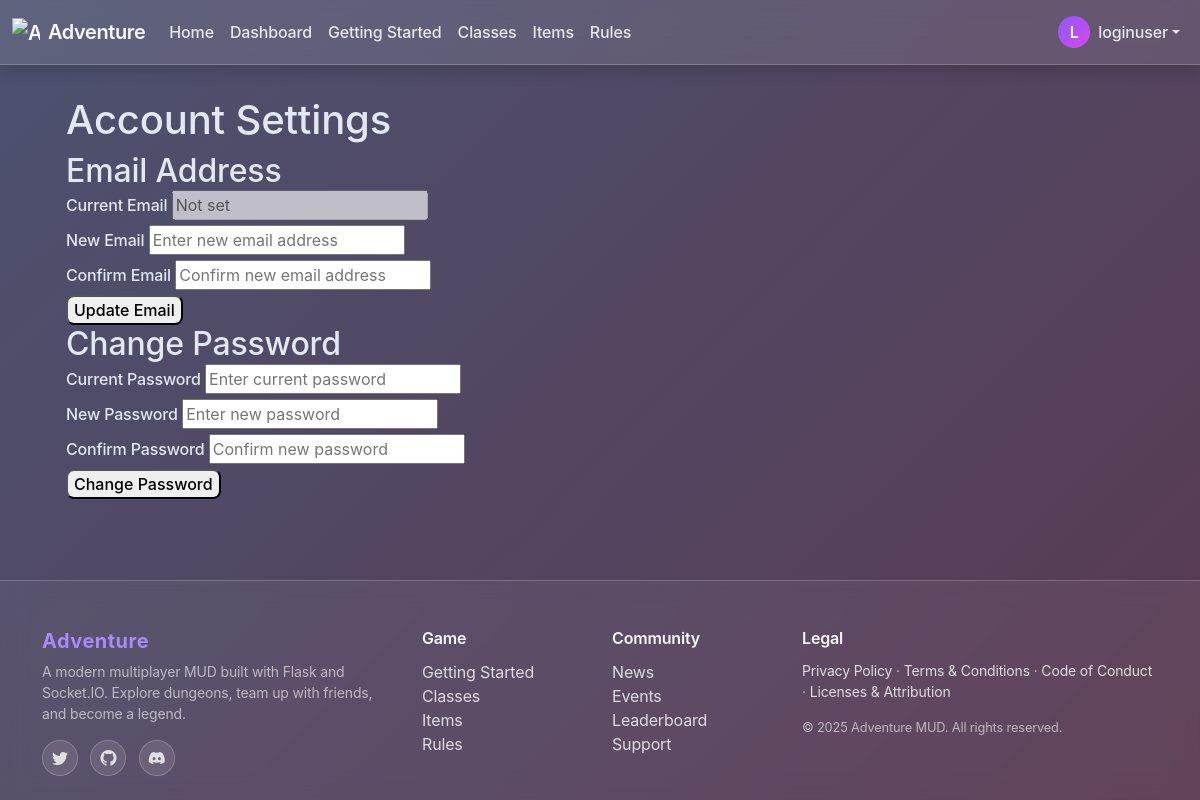
Page /account/settings (signed in) on the committed database.
### app/models/models.py (models this page shows, shortened)
class User(UserMixin, db.Model):
    id = db.Column(db.Integer, primary_key=True)
    username = db.Column(db.String(80), unique=True, nullable=False)
    password = db.Column(db.String(200), nullable=False)
    email = db.Column(db.String(120), nullable=True)
    role = db.Column(db.String(20), nullable=False, default="user")
    banned = db.Column(db.Boolean, nullable=False, default=False)
    ban_reason = db.Column(db.Text, nullable=True)
    notes = db.Column(db.Text, nullable=True)
    banned_at = db.Column(db.DateTime, nullable=True)
    muted = db.Column(db.Boolean, nullable=False, default=False)
    explored_tiles = db.Column(db.Text, nullable=True)

### app/routes/account.py (the view, shortened to what this page needs)
@bp_account.route("/settings", methods=["GET", "POST"])
@login_required
def settings():
    return render_template("account/settings.html")

### app/__init__.py (called while the page is built, shortened)
@login_manager.user_loader
def load_user(user_id):  # pragma: no cover - simple loader
    from app.models.models import User
    try:
        return db.session.get(User, int(user_id))
    except Exception:
        return None

@app.before_request
def _apply_rate_limit():  # pragma: no cover - integration side-effect
    path = request.path or ""
    if path.startswith("/socket.io/") or path.startswith("/static/"):
        return None
    if not path.startswith("/api/"):
        return None

def asset_url(filename: str) -> str:
    try:
        static_folder = pathlib.Path(app.static_folder or "static")
        file_path = static_folder / filename
        mtime = int(file_path.stat().st_mtime)
        return url_for("static", filename=filename) + f"?v={mtime}"
    except Exception:
        return url_for("static", filename=filename)

### app/templates/account/settings.html (shortened to what this page needs)
{% extends "base.html" %}
{% block head %}
<link rel="stylesheet" href="{{ asset_url('css/glass-theme.css') }}">
{% endblock %}
{% block content %}
<div class="settings-container">
    <h1 class="settings-title">Account Settings</h1>
    <div class="settings-grid">
        <div class="settings-card">
            <h2 class="card-title">Email Address</h2>
            <form method="POST" action="{{ url_for('account.settings') }}" class="settings-form">
                <div class="form-group">
                    <label for="current_email" class="form-label">Current Email</label>
                    <input type="email" id="current_email" class="form-input"
                        value="{{ current_user.email or 'Not set' }}" disabled>
                </div>
                <div class="form-group">
                    <label for="new_email" class="form-label">New Email</label>
                    <input type="email" id="new_email" name="new_email" class="form-input"
                        placeholder="Enter new email address" required>
                </div>
                <div class="form-group">
                    <label for="confirm_email" class="form-label">Confirm Email</label>
                    <input type="email" id="confirm_email" name="confirm_email" class="form-input"
                        placeholder="Confirm new email address" required>
                </div>
                <button type="submit" class="btn-primary">Update Email</button>
            </form>
        </div>
        <div class="settings-card">
            <h2 class="card-title">Change Password</h2>
            <form method="POST" action="{{ url_for('account.settings') }}" class="settings-form">
                <div class="form-group">
                    <label for="current_password" class="form-label">Current Password</label>
                    <input type="password" id="current_password" name="current_password" class="form-input"
                        placeholder="Enter current password" required>
                </div>
                <div class="form-group">
                    <label for="new_password" class="form-label">New Password</label>
                    <input type="password" id="new_password" name="new_password" class="form-input"
                        placeholder="Enter new password" required minlength="6">
                </div>
                <div class="form-group">
                    <label for="confirm_password" class="form-label">Confirm Password</label>
                    <input type="password" id="confirm_password" name="confirm_password" class="form-input"
                        placeholder="Confirm new password" required>
                </div>
                <button type="submit" class="btn-primary">Change Password</button>
            </form>
        </div>
    </div>
</div>
{% endblock %}

### app/templates/base.html (shortened to what this page needs)
<!DOCTYPE html>
<html lang="en" class="h-100">
<head>
  <link rel="stylesheet" href="https://cdn.jsdelivr.net/npm/bootstrap@5.3.2/dist/css/bootstrap.min.css">
  <link rel="stylesheet" href="{{ asset_url('css/base.css') }}">
  <link rel="stylesheet" href="/api/admin/themes/active/css">
  <link rel="stylesheet" href="{{ asset_url('css/app.css') }}">
  <link href="https://cdn.jsdelivr.net/npm/bootstrap-icons@1.11.1/font/bootstrap-icons.css" rel="stylesheet">
  {% block head %}{% endblock %}
</head>
<body class="d-flex flex-column min-vh-100">
  <header>
    {% if request.endpoint not in ['main.index', 'auth.login'] %}
    <nav class="navbar navbar-expand-md navbar-dark bg-dark fixed-top">
      <div class="container-fluid">
        <a class="navbar-brand d-flex align-items-center gap-2" href="{{ url_for('main.index') }}">
          <img src="{{ asset_url('iconography/treasure-map.svg') }}" alt="Adventure icon" width="28" height="28"
            class="d-inline-block align-text-top" />
          <span class="fw-semibold">Adventure</span>
        </a>
        <div class="collapse navbar-collapse" id="navbarMain">
          <ul class="navbar-nav me-auto mb-2 mb-md-0">
            <li class="nav-item">
              <a class="nav-link {% if request.endpoint == 'main.index' %}active{% endif %}"
                href="{{ url_for('main.index') }}">Home</a>
            </li>
            {% if current_user.is_authenticated %}
            <li class="nav-item">
              <a class="nav-link {% if request.endpoint == 'dashboard.dashboard' %}active{% endif %}"
                href="{{ url_for('dashboard.dashboard') }}">Dashboard</a>
            </li>
            {% endif %}
            <li class="nav-item">
              <a class="nav-link" href="#getting-started">Getting Started</a>
            </li>
            <li class="nav-item">
              <a class="nav-link" href="#classes">Classes</a>
            </li>
            <li class="nav-item">
              <a class="nav-link" href="#items">Items</a>
            </li>
            <li class="nav-item">
              <a class="nav-link" href="#rules">Rules</a>
            </li>
          </ul>
          <ul class="navbar-nav ms-auto mb-2 mb-md-0 align-items-center">
            {% if current_user.is_authenticated %}
            <li class="nav-item dropdown">
              <a class="nav-link dropdown-toggle d-flex align-items-center" href="#" id="userMenu" role="button"
                data-bs-toggle="dropdown" aria-expanded="false">
                <span class="avatar-circle me-2">{{ current_user.username[0]|upper }}</span>
                <span class="d-none d-sm-inline">{{ current_user.username }}</span>
                {% set user_role = (current_user.role if current_user.is_authenticated else 'user')|default('user',
                true) %}
              </a>
            </li>
            {% else %}
            <li class="nav-item"><a class="nav-link" href="{{ url_for('auth.login') }}">Login</a></li>
            <li class="nav-item"><a class="nav-link" href="{{ url_for('auth.register') }}">Register</a></li>
            {% endif %}
          </ul>
        </div>
      </div>
    </nav>
    {% endif %}
  </header>
  <main class="flex-shrink-0 {% if request.endpoint not in ['main.index', 'auth.login'] %}pt-5{% endif %}">
    <div class="container py-4">
      {% block content %}{% endblock %}
    </div>
  </main>
  {% include 'partials/footer.html' %}
</body>
</html>

### app/static/css/base.css (style rules this page uses)
:root { --mud-orange: #BA5624; --mud-grey: #C0C5C1; --mud-purple: #6C3A5C; --mud-dark: #153131; --mud-olive: #6F732F; --mud-bg: #10191a; --mud-bg-dark: #153131; --adv-ink: #0B0F12; --adv-ink-2: #12171C; --adv-crt: #1DF2A0; --adv-amber: #FFC857; --bs-primary: #5a3825; --bs-primary-rgb: 90, 56, 37; --bs-secondary: #8b4513; --bs-success: #2e7d32; --bs-danger: #c62828; --bs-warning: #f57c00; --bs-info: #0288d1; --class-fighter-bg: #7a3314; --class-fighter-fg: #f2e2d8; --class-fighter-border: #b44f21; --class-mage-bg: #1e3a5f; --class-mage-fg: #d4e2f4; --class-mage-border: #3a6ea5; --class-rogue-bg: #2d2a1e; --class-rogue-fg: #e8e4d0; --class-rogue-border: #7c7750; --class-cleric-bg: #4a3c2e; --class-cleric-fg: #f5f0e8; --class-cleric-border: #8f7a5c; --class-ranger-bg: #1f3d2c; --class-ranger-fg: #d9f0e3; --class-ranger-border: #4a7c5d; --class-druid-bg: #2e3d1f; --class-druid-fg: #e3f0d9; --class-druid-border: #5d7c4a; --footer-bg: #0f0f10; --footer-fg: #d7d7db; --footer-muted: #9aa0a6; --footer-accent: #ffb74d; }

### app/static/css/app.css (style rules this page uses)
:root { --adv-bg: #0a0e27; --adv-bg-secondary: #141937; --adv-surface: #1a1f3a; --adv-surface-hover: #232952; --adv-primary: #6366f1; --adv-primary-hover: #4f46e5; --adv-secondary: #8b5cf6; --adv-accent: #06b6d4; --adv-success: #10b981; --adv-warning: #f59e0b; --adv-danger: #ef4444; --adv-text: #e2e8f0; --adv-text-muted: #94a3b8; --adv-text-dim: #64748b; --adv-border: rgba(148, 163, 184, 0.12); --adv-border-hover: rgba(148, 163, 184, 0.24); --adv-shadow-sm: 0 1px 2px 0 rgba(0, 0, 0, 0.3); --adv-shadow: 0 4px 6px -1px rgba(0, 0, 0, 0.4), 0 2px 4px -1px rgba(0, 0, 0, 0.3); --adv-shadow-lg: 0 10px 15px -3px rgba(0, 0, 0, 0.5), 0 4px 6px -2px rgba(0, 0, 0, 0.3); }
:root { --bs-body-bg: var(--adv-bg); --bs-body-color: var(--adv-text); --bs-primary: var(--adv-primary); --bs-primary-rgb: 99, 102, 241; --bs-secondary: var(--adv-secondary); --bs-success: var(--adv-success); --bs-info: var(--adv-accent); --bs-warning: var(--adv-warning); --bs-danger: var(--adv-danger); --bs-light: var(--adv-surface); --bs-dark: var(--adv-bg-secondary); --bs-border-color: var(--adv-border); --bs-link-color: var(--adv-primary); --bs-link-hover-color: var(--adv-primary-hover); --bs-font-sans-serif: -apple-system, BlinkMacSystemFont, "Segoe UI", Roboto, "Helvetica Neue", Arial, sans-serif; }
body { background: linear-gradient(135deg, var(--adv-bg) 0%, var(--adv-bg-secondary) 100%); background-attachment: fixed; font-weight: 400; letter-spacing: -0.01em; }
.btn-primary { --bs-btn-bg: var(--adv-primary); --bs-btn-border-color: var(--adv-primary); --bs-btn-hover-bg: var(--adv-primary-hover); --bs-btn-hover-border-color: var(--adv-primary-hover); --bs-btn-active-bg: var(--adv-primary-hover); --bs-btn-color: white; font-weight: 500; border-radius: 0.5rem; box-shadow: 0 1px 2px 0 rgba(99, 102, 241, 0.1), 0 0 0 1px rgba(99, 102, 241, 0.05); transition: all 0.15s ease; }
.navbar-dark { background: rgba(26, 31, 58, 0.95) !important; backdrop-filter: blur(12px); border-bottom: 1px solid var(--adv-border); box-shadow: var(--adv-shadow); }
.navbar-brand { font-weight: 600; letter-spacing: -0.02em; }
.nav-link { font-weight: 500; transition: color 0.15s ease; }
.form-label { font-weight: 500; color: var(--adv-text); margin-bottom: 0.5rem; }

### app/static/css/glass-theme.css (style rules this page uses)
.profile-container, .settings-container, .theme-manager-container { max-width: 1400px; margin: 0 auto; padding: 1.5rem; }
.navbar-dark { background: rgba(255, 255, 255, 0.1) !important; backdrop-filter: blur(12px); -webkit-backdrop-filter: blur(12px); border-bottom: 1px solid rgba(255, 255, 255, 0.2); box-shadow: 0 4px 16px rgba(0, 0, 0, 0.2); }
.navbar-brand { color: rgba(255, 255, 255, 0.95) !important; font-weight: 600; letter-spacing: -0.02em; transition: color 0.2s ease; }
.nav-link { color: rgba(255, 255, 255, 0.85) !important; font-weight: 500; transition: all 0.2s ease; }
.avatar-circle { width: 32px; height: 32px; border-radius: 50%; background: linear-gradient(135deg, #8b5cf6, #d946ef); display: inline-flex; align-items: center; justify-content: center; font-weight: 600; color: white; }

### app/templates/account/settings.html (style rules this page uses)
body { background: linear-gradient(135deg, #4c5270 0%, #5a3a52 100%); background-attachment: fixed; }

### rows in the picture
User: username "L", username "loginuser", email "Not set"
